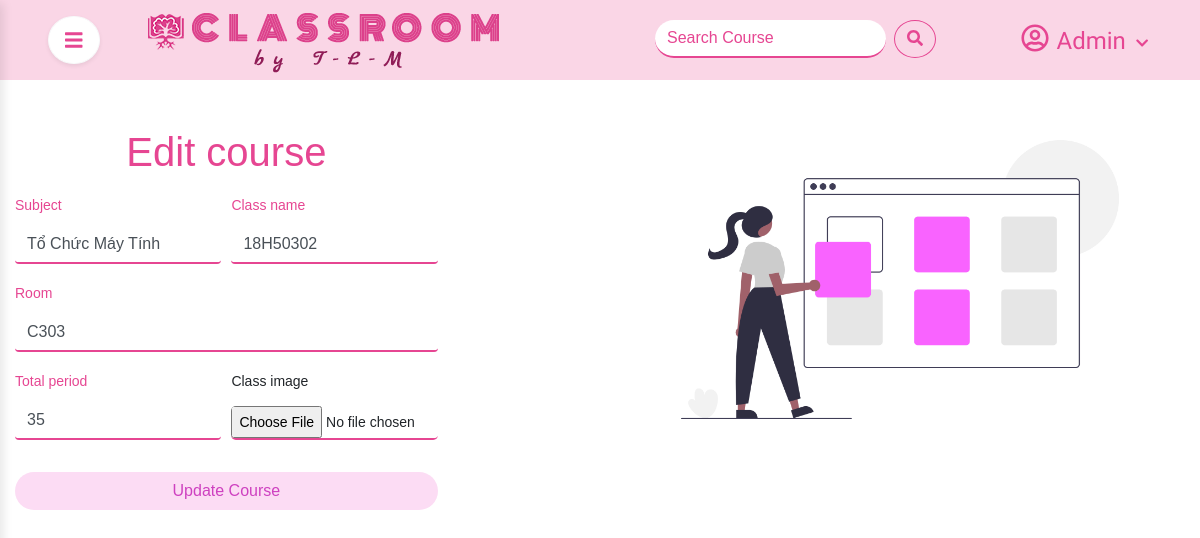
The app's page /source_code/index.php?mod=home&action=edit&id=30 (signed in) with its own data.
### tables this page shows
CREATE TABLE `table_class` (
  `class_id` int(11) NOT NULL,
  `class_name` varchar(100) NOT NULL,
  `class_img` varchar(200) NOT NULL,
  `subject` varchar(100) NOT NULL,
  `room` varchar(100) NOT NULL,
  `total_period` int(11) NOT NULL,
  `user_id` int(11) NOT NULL
);

### source_code/helper/users.php (called while the page is built, shortened)
<?php
function is_login()
{
    if (isset($_SESSION['is_login'])) {
        return true;
    } else {
        return false;
    }
}

### source_code/modules/home/models/homeModel.php (called while the page is built, shortened)
<?php
function get_class_by_id()
{
    $class_id = (int)$_GET['id'];
    $item = db_fetch_row("SELECT * FROM `table_class` WHERE `class_id` = $class_id");
    return $item;
}

### source_code/libraries/database.php (called while the page is built, shortened)
<?php
function db_query($query_string) {
    global $conn;
    $result = mysqli_query($conn, $query_string);
    return $result;
}
function db_fetch_row($query_string) {
    $mysqli_result = db_query($query_string);
    $result = mysqli_fetch_assoc($mysqli_result);
    return $result;
}

### source_code/modules/home/controllers/indexController.php (called while the page is built, shortened)
<?php
function editAction()
{
    load_view('edit');
}

### source_code/core/router.php (called while the page is built, shortened)
<?php
$action_name = get_action() . 'Action';
call_function(array('construct', $action_name));

### source_code/core/appload.php (called while the page is built, shortened)
<?php
require CONFIGPATH . DIRECTORY_SEPARATOR . 'database.php';
require LIBPATH . DIRECTORY_SEPARATOR . 'database.php';
require COREPATH . DIRECTORY_SEPARATOR . 'base.php';
require COREPATH . DIRECTORY_SEPARATOR . 'router.php';

### source_code/index.php (called while the page is built, shortened)
<?php
require COREPATH.DIRECTORY_SEPARATOR.'appload.php';

### source_code/modules/home/views/editView.php (the view, shortened to what this page needs)
<div onclick="barDisappear()" class="container ">
    <div class="row">
        <?php $class = get_class_by_id() ?>
        <div class=" col-lg-6 col-md-12 col-sm-12 col-12 pr-0">
            <div id="add-course" class="bg-white rounded-lg w-75 p-0 mt-5 pr-3">
                <form action="" class="form-group " enctype="multipart/form-data" method="post">
                    <h1 class="text-center text-pink mb-3">Edit course</h1>
                    <div class="form-row">
                        <div class="form-group col-lg-6 col-md-12 col-sm-12">
                            <label for="subject" class="form-label text-pink">Subject</label>
                            <input type="text" name="subject" id="subject" placeholder="Subject" class="border-pink form-control" value="<?php echo $class['subject']; ?>">
                        </div>
                        <div class="form-group col-lg-6 col-md-12 col-sm-12">
                            <label for="class_name" class="form-label text-pink">Class name</label>
                            <input type="text" name="class_name" id="class_name" placeholder="Class name" class="border-pink form-control" value="<?php echo $class['class_name']; ?>">
                        </div>
                    </div>
                    <div class="form-group">
                        <label for="room" class="form-label text-pink ">Room</label>
                        <input type="text" name="room" id="room" placeholder="Room" class="border-pink form-control" value="<?php echo $class['room']; ?>">
                    </div>
                    <div class="form-row mb-0">
                        <div class="form-group col-lg-6 col-md-12 col-sm-12">
                            <div class="form-group">
                                <label for="total_period" class="form-label text-pink">Total period</label>
                                <input type="text" name="total_period" id="total_period" placeholder="Total period" class="border-pink form-control" value="<?php echo $class['total_period']; ?>">
                            </div>
                        </div>
                        <div class="form-group col-lg-6 col-md-12 col-sm-12">
                            <div class="form-group">
                                <label for="class-img">Class image</label>
                                <input type="file" class="form-control-file border-pink mt-1 rounded-lg" name="class_img" id="class-img" value="<?php echo "c:/hihi.jpg" ?>">
                            </div>
                        </div>
                    </div>
                    <input type="submit" class="btn btn-block rounded-pill btn-pink mt-0 mb-3" value="Update Course" name="btn-update-course">
                </form>
            </div>
        </div>
        <div class="col-lg-6 col-md-12 col-12 mt-3" id="add-course-thumb">
            <img src="public/images/edit-course.png" class="img-fluid" alt="">
        </div>
    </div>
</div>

### source_code/core/base.php (shortened to what this page needs)
<?php
function get_module() {
    global $config;
    $module = isset($_GET['mod']) ? $_GET['mod'] : $config['default_module'];
    return $module;
}
function call_function($list_function = array()) {
    if (is_array($list_function)) {
        foreach ($list_function as $f) {
            if (function_exists($f())) {
                $f();
            }
        }
    }
}
function load_view($name, $data_send = array()) {
    $data = $data_send;
    $path = MODULESPATH . DIRECTORY_SEPARATOR . get_module() . DIRECTORY_SEPARATOR . 'views' . DIRECTORY_SEPARATOR . $name . 'View.php';
    if (file_exists($path)) {
        require $path;
    } else {
        echo "Không tìm thấy {$path}";
    }
}
function get_header($name = '') {
    global $data;
    if (empty($name)) {
        $name = 'header';
    } else {
        $name = "header-{$name}";
    }
    $path = LAYOUTPATH . DIRECTORY_SEPARATOR . $name . '.php';
    if (file_exists($path)) {
        if (is_array($data)) {
            foreach ($data as $key => $a) {
                $$key = $a;
            }
        }
        require $path;
    } else {
        echo "Không tìm thấy {$path}";
    }
}
function get_footer($name = '') {
    global $data;
    if (empty($name)) {
        $name = 'footer';
    } else {
        $name = "footer-{$name}";
    }
    $path = LAYOUTPATH . DIRECTORY_SEPARATOR . $name . '.php';
    if (file_exists($path)) {
        if (is_array($data)) {
            foreach ($data as $key => $a) {
                $$key = $a;
            }
        }
        require $path;
    } else {
        echo "Không tìm thấy {$path}";
    }
}
?>

### source_code/public/css/style.css (style rules this page uses)
body { font-size: 14px; font-family: Arial; line-height: 26px; }
.btn-pink { background-color: #FCDCF4; color: #ce41c0; }
.text-pink { color: #E64692; }
.border-pink { border: 2px solid #E64692!important; border-top: 0!important; border-left: 0!important; border-right: 0!important; }
@media (min-width: 1200px) { .container, .container-lg, .container-md, .container-sm, .container-xl { max-width: 1300px; } }

### records on screen
table_class: subject "Tổ Chức Máy Tính", class_name "18H50302", room "C303", total_period "35"

### other values on screen
user_infor('fullname') "Admin"
